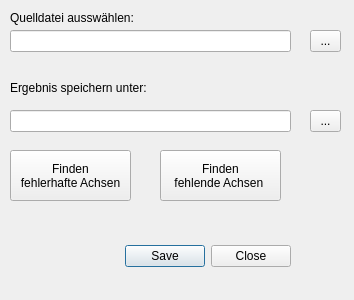
<?xml version="1.0" encoding="UTF-8"?>
<ui version="4.0">
 <class>StrassenachsenDialogBase</class>
 <widget class="QDialog" name="StrassenachsenDialogBase">
  <property name="geometry">
   <rect>
    <x>0</x>
    <y>0</y>
    <width>354</width>
    <height>300</height>
   </rect>
  </property>
  <property name="windowTitle">
   <string>Strassenachsen</string>
  </property>
  <widget class="QDialogButtonBox" name="dialogButtonBox">
   <property name="geometry">
    <rect>
     <x>90</x>
     <y>240</y>
     <width>201</width>
     <height>32</height>
    </rect>
   </property>
   <property name="orientation">
    <enum>Qt::Horizontal</enum>
   </property>
   <property name="standardButtons">
    <set>QDialogButtonBox::Close|QDialogButtonBox::Save</set>
   </property>
  </widget>
  <widget class="QLineEdit" name="Quelle_lineEdit">
   <property name="geometry">
    <rect>
     <x>10</x>
     <y>30</y>
     <width>281</width>
     <height>22</height>
    </rect>
   </property>
  </widget>
  <widget class="QLabel" name="label">
   <property name="geometry">
    <rect>
     <x>10</x>
     <y>10</y>
     <width>141</width>
     <height>16</height>
    </rect>
   </property>
   <property name="text">
    <string>Quelldatei ausswählen:</string>
   </property>
  </widget>
  <widget class="QToolButton" name="fehler_Achsen">
   <property name="geometry">
    <rect>
     <x>10</x>
     <y>150</y>
     <width>121</width>
     <height>51</height>
    </rect>
   </property>
   <property name="text">
    <string>Finden 
fehlerhafte Achsen</string>
   </property>
  </widget>
  <widget class="QToolButton" name="fehlende_Achsen">
   <property name="geometry">
    <rect>
     <x>160</x>
     <y>150</y>
     <width>121</width>
     <height>51</height>
    </rect>
   </property>
   <property name="mouseTracking">
    <bool>true</bool>
   </property>
   <property name="text">
    <string>Finden
fehlende Achsen </string>
   </property>
  </widget>
  <widget class="QLineEdit" name="Ziel_lineEdit">
   <property name="geometry">
    <rect>
     <x>10</x>
     <y>110</y>
     <width>281</width>
     <height>22</height>
    </rect>
   </property>
  </widget>
  <widget class="QLabel" name="label_2">
   <property name="geometry">
    <rect>
     <x>10</x>
     <y>80</y>
     <width>151</width>
     <height>16</height>
    </rect>
   </property>
   <property name="text">
    <string>Ergebnis speichern unter:</string>
   </property>
  </widget>
  <widget class="QToolButton" name="Ziel_Button">
   <property name="geometry">
    <rect>
     <x>310</x>
     <y>110</y>
     <width>31</width>
     <height>22</height>
    </rect>
   </property>
   <property name="text">
    <string>...</string>
   </property>
  </widget>
  <widget class="QToolButton" name="Quelle_Button">
   <property name="geometry">
    <rect>
     <x>310</x>
     <y>30</y>
     <width>31</width>
     <height>22</height>
    </rect>
   </property>
   <property name="text">
    <string>...</string>
   </property>
  </widget>
 </widget>
 <resources/>
 <connections>
  <connection>
   <sender>dialogButtonBox</sender>
   <signal>accepted()</signal>
   <receiver>StrassenachsenDialogBase</receiver>
   <slot>accept()</slot>
   <hints>
    <hint type="sourcelabel">
     <x>20</x>
     <y>20</y>
    </hint>
    <hint type="destinationlabel">
     <x>20</x>
     <y>20</y>
    </hint>
   </hints>
  </connection>
  <connection>
   <sender>dialogButtonBox</sender>
   <signal>rejected()</signal>
   <receiver>StrassenachsenDialogBase</receiver>
   <slot>reject()</slot>
   <hints>
    <hint type="sourcelabel">
     <x>20</x>
     <y>20</y>
    </hint>
    <hint type="destinationlabel">
     <x>20</x>
     <y>20</y>
    </hint>
   </hints>
  </connection>
 </connections>
</ui>
